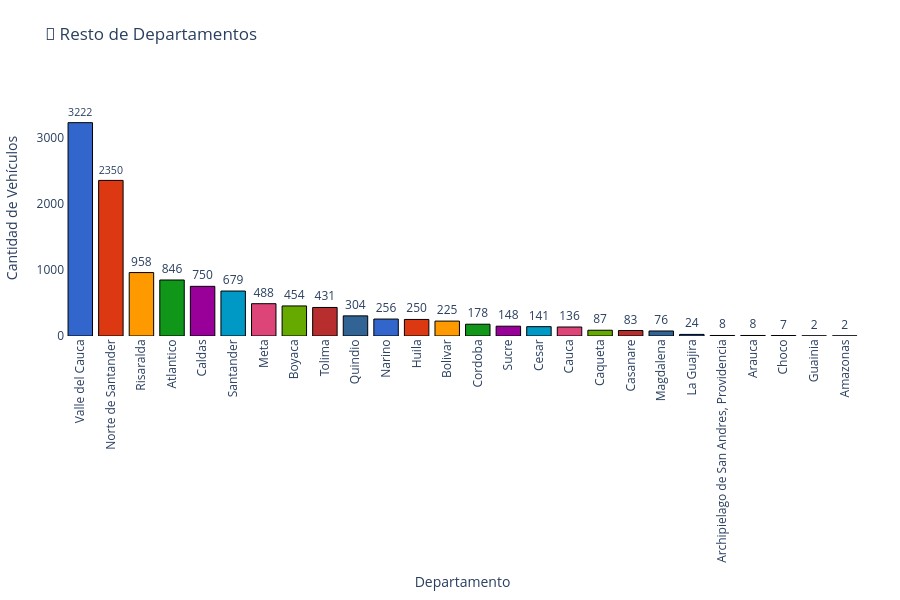

The notebook cell this image was saved under:
### Code cell
# 🚗 Gráfica dinámica: Resto de departamentos con vehículos
import plotly.express as px

if df is not None and not df.empty and "DEPARTAMENTO" in df.columns:
    # ✅ Contar vehículos por departamento
    departamento_counts = df["DEPARTAMENTO"].value_counts().reset_index()
    departamento_counts.columns = ["Departamento", "Cantidad"]

    # ✅ Separar el resto (excluyendo el Top 3)
    resto = departamento_counts.iloc[3:]

    print("🚗 Creando gráfica del resto de departamentos...")

    # ✅ Crear gráfica de barras dinámica
    fig_resto = px.bar(
        resto,
        x="Departamento",
        y="Cantidad",
        title="🚗 Resto de Departamentos",
        labels={"Departamento": "Departamento", "Cantidad": "Cantidad de Vehículos"},
        text="Cantidad",
        color="Departamento",
        color_discrete_sequence=px.colors.qualitative.G10  # Paleta coherente
    )

    # ✅ Personalización visual
    fig_resto.update_traces(
        texttemplate="%{text}",
        textposition="outside",
        marker=dict(line=dict(color="black", width=1))
    )

    fig_resto.update_layout(
        height=600,
        yaxis_range=[0, resto["Cantidad"].max() * 1.2],
        xaxis_tickangle=-90,
        showlegend=False,
        plot_bgcolor="white",
        margin=dict(l=40, r=40, t=80, b=150)
    )

    fig_resto.show()

else:
    print("❌ No hay datos disponibles o falta la columna 'DEPARTAMENTO' para crear la gráfica.")

### Figure 1 — Plotly figure (JSON) as saved in the notebook; plotly's stock layout.template omitted (floating-point values rounded to 4 significant figures)
{"data": [{"hovertemplate": "Departamento=%{x}<br>Cantidad de Vehículos=%{text}<extra></extra>", "legendgroup": "Valle del Cauca", "marker": {"color": "#3366CC", "line": {"color": "black", "width": 1}, "pattern": {"shape": ""}}, "name": "Valle del Cauca", "orientation": "v", "showlegend": true, "text": [3222.0], "textposition": "outside", "texttemplate": "%{text}", "type": "bar", "x": ["Valle del Cauca"], "xaxis": "x", "y": [3222], "yaxis": "y"}, {"hovertemplate": "Departamento=%{x}<br>Cantidad de Vehículos=%{text}<extra></extra>", "legendgroup": "Norte de Santander", "marker": {"color": "#DC3912", "line": {"color": "black", "width": 1}, "pattern": {"shape": ""}}, "name": "Norte de Santander", "orientation": "v", "showlegend": true, "text": [2350.0], "textposition": "outside", "texttemplate": "%{text}", "type": "bar", "x": ["Norte de Santander"], "xaxis": "x", "y": [2350], "yaxis": "y"}, {"hovertemplate": "Departamento=%{x}<br>Cantidad de Vehículos=%{text}<extra></extra>", "legendgroup": "Risaralda", "marker": {"color": "#FF9900", "line": {"color": "black", "width": 1}, "pattern": {"shape": ""}}, "name": "Risaralda", "orientation": "v", "showlegend": true, "text": [958.0], "textposition": "outside", "texttemplate": "%{text}", "type": "bar", "x": ["Risaralda"], "xaxis": "x", "y": [958], "yaxis": "y"}, {"hovertemplate": "Departamento=%{x}<br>Cantidad de Vehículos=%{text}<extra></extra>", "legendgroup": "Atlantico", "marker": {"color": "#109618", "line": {"color": "black", "width": 1}, "pattern": {"shape": ""}}, "name": "Atlantico", "orientation": "v", "showlegend": true, "text": [846.0], "textposition": "outside", "texttemplate": "%{text}", "type": "bar", "x": ["Atlantico"], "xaxis": "x", "y": [846], "yaxis": "y"}, {"hovertemplate": "Departamento=%{x}<br>Cantidad de Vehículos=%{text}<extra></extra>", "legendgroup": "Caldas", "marker": {"color": "#990099", "line": {"color": "black", "width": 1}, "pattern": {"shape": ""}}, "name": "Caldas", "orientation": "v", "showlegend": true, "text": [750.0], "textposition": "outside", "texttemplate": "%{text}", "type": "bar", "x": ["Caldas"], "xaxis": "x", "y": [750], "yaxis": "y"}, {"hovertemplate": "Departamento=%{x}<br>Cantidad de Vehículos=%{text}<extra></extra>", "legendgroup": "Santander", "marker": {"color": "#0099C6", "line": {"color": "black", "width": 1}, "pattern": {"shape": ""}}, "name": "Santander", "orientation": "v", "showlegend": true, "text": [679.0], "textposition": "outside", "texttemplate": "%{text}", "type": "bar", "x": ["Santander"], "xaxis": "x", "y": [679], "yaxis": "y"}, {"hovertemplate": "Departamento=%{x}<br>Cantidad de Vehículos=%{text}<extra></extra>", "legendgroup": "Meta", "marker": {"color": "#DD4477", "line": {"color": "black", "width": 1}, "pattern": {"shape": ""}}, "name": "Meta", "orientation": "v", "showlegend": true, "text": [488.0], "textposition": "outside", "texttemplate": "%{text}", "type": "bar", "x": ["Meta"], "xaxis": "x", "y": [488], "yaxis": "y"}, {"hovertemplate": "Departamento=%{x}<br>Cantidad de Vehículos=%{text}<extra></extra>", "legendgroup": "Boyaca", "marker": {"color": "#66AA00", "line": {"color": "black", "width": 1}, "pattern": {"shape": ""}}, "name": "Boyaca", "orientation": "v", "showlegend": true, "text": [454.0], "textposition": "outside", "texttemplate": "%{text}", "type": "bar", "x": ["Boyaca"], "xaxis": "x", "y": [454], "yaxis": "y"}, {"hovertemplate": "Departamento=%{x}<br>Cantidad de Vehículos=%{text}<extra></extra>", "legendgroup": "Tolima", "marker": {"color": "#B82E2E", "line": {"color": "black", "width": 1}, "pattern": {"shape": ""}}, "name": "Tolima", "orientation": "v", "showlegend": true, "text": [431.0], "textposition": "outside", "texttemplate": "%{text}", "type": "bar", "x": ["Tolima"], "xaxis": "x", "y": [431], "yaxis": "y"}, {"hovertemplate": "Departamento=%{x}<br>Cantidad de Vehículos=%{text}<extra></extra>", "legendgroup": "Quindio", "marker": {"color": "#316395", "line": {"color": "black", "width": 1}, "pattern": {"shape": ""}}, "name": "Quindio", "orientation": "v", "showlegend": true, "text": [304.0], "textposition": "outside", "texttemplate": "%{text}", "type": "bar", "x": ["Quindio"], "xaxis": "x", "y": [304], "yaxis": "y"}, {"hovertemplate": "Departamento=%{x}<br>Cantidad de Vehículos=%{text}<extra></extra>", "legendgroup": "Narino", "marker": {"color": "#3366CC", "line": {"color": "black", "width": 1}, "pattern": {"shape": ""}}, "name": "Narino", "orientation": "v", "showlegend": true, "text": [256.0], "textposition": "outside", "texttemplate": "%{text}", "type": "bar", "x": ["Narino"], "xaxis": "x", "y": [256], "yaxis": "y"}, {"hovertemplate": "Departamento=%{x}<br>Cantidad de Vehículos=%{text}<extra></extra>", "legendgroup": "Huila", "marker": {"color": "#DC3912", "line": {"color": "black", "width": 1}, "pattern": {"shape": ""}}, "name": "Huila", "orientation": "v", "showlegend": true, "text": [250.0], "textposition": "outside", "texttemplate": "%{text}", "type": "bar", "x": ["Huila"], "xaxis": "x", "y": [250], "yaxis": "y"}, {"hovertemplate": "Departamento=%{x}<br>Cantidad de Vehículos=%{text}<extra></extra>", "legendgroup": "Bolivar", "marker": {"color": "#FF9900", "line": {"color": "black", "width": 1}, "pattern": {"shape": ""}}, "name": "Bolivar", "orientation": "v", "showlegend": true, "text": [225.0], "textposition": "outside", "texttemplate": "%{text}", "type": "bar", "x": ["Bolivar"], "xaxis": "x", "y": [225], "yaxis": "y"}, {"hovertemplate": "Departamento=%{x}<br>Cantidad de Vehículos=%{text}<extra></extra>", "legendgroup": "Cordoba", "marker": {"color": "#109618", "line": {"color": "black", "width": 1}, "pattern": {"shape": ""}}, "name": "Cordoba", "orientation": "v", "showlegend": true, "text": [178.0], "textposition": "outside", "texttemplate": "%{text}", "type": "bar", "x": ["Cordoba"], "xaxis": "x", "y": [178], "yaxis": "y"}, {"hovertemplate": "Departamento=%{x}<br>Cantidad de Vehículos=%{text}<extra></extra>", "legendgroup": "Sucre", "marker": {"color": "#990099", "line": {"color": "black", "width": 1}, "pattern": {"shape": ""}}, "name": "Sucre", "orientation": "v", "showlegend": true, "text": [148.0], "textposition": "outside", "texttemplate": "%{text}", "type": "bar", "x": ["Sucre"], "xaxis": "x", "y": [148], "yaxis": "y"}, {"hovertemplate": "Departamento=%{x}<br>Cantidad de Vehículos=%{text}<extra></extra>", "legendgroup": "Cesar", "marker": {"color": "#0099C6", "line": {"color": "black", "width": 1}, "pattern": {"shape": ""}}, "name": "Cesar", "orientation": "v", "showlegend": true, "text": [141.0], "textposition": "outside", "texttemplate": "%{text}", "type": "bar", "x": ["Cesar"], "xaxis": "x", "y": [141], "yaxis": "y"}, {"hovertemplate": "Departamento=%{x}<br>Cantidad de Vehículos=%{text}<extra></extra>", "legendgroup": "Cauca", "marker": {"color": "#DD4477", "line": {"color": "black", "width": 1}, "pattern": {"shape": ""}}, "name": "Cauca", "orientation": "v", "showlegend": true, "text": [136.0], "textposition": "outside", "texttemplate": "%{text}", "type": "bar", "x": ["Cauca"], "xaxis": "x", "y": [136], "yaxis": "y"}, {"hovertemplate": "Departamento=%{x}<br>Cantidad de Vehículos=%{text}<extra></extra>", "legendgroup": "Caqueta", "marker": {"color": "#66AA00", "line": {"color": "black", "width": 1}, "pattern": {"shape": ""}}, "name": "Caqueta", "orientation": "v", "showlegend": true, "text": [87.0], "textposition": "outside", "texttemplate": "%{text}", "type": "bar", "x": ["Caqueta"], "xaxis": "x", "y": [87], "yaxis": "y"}, {"hovertemplate": "Departamento=%{x}<br>Cantidad de Vehículos=%{text}<extra></extra>", "legendgroup": "Casanare", "marker": {"color": "#B82E2E", "line": {"color": "black", "width": 1}, "pattern": {"shape": ""}}, "name": "Casanare", "orientation": "v", "showlegend": true, "text": [83.0], "textposition": "outside", "texttemplate": "%{text}", "type": "bar", "x": ["Casanare"], "xaxis": "x", "y": [83], "yaxis": "y"}, {"hovertemplate": "Departamento=%{x}<br>Cantidad de Vehículos=%{text}<extra></extra>", "legendgroup": "Magdalena", "marker": {"color": "#316395", "line": {"color": "black", "width": 1}, "pattern": {"shape": ""}}, "name": "Magdalena", "orientation": "v", "showlegend": true, "text": [76.0], "textposition": "outside", "texttemplate": "%{text}", "type": "bar", "x": ["Magdalena"], "xaxis": "x", "y": [76], "yaxis": "y"}, {"hovertemplate": "Departamento=%{x}<br>Cantidad de Vehículos=%{text}<extra></extra>", "legendgroup": "La Guajira", "marker": {"color": "#3366CC", "line": {"color": "black", "width": 1}, "pattern": {"shape": ""}}, "name": "La Guajira", "orientation": "v", "showlegend": true, "text": [24.0], "textposition": "outside", "texttemplate": "%{text}", "type": "bar", "x": ["La Guajira"], "xaxis": "x", "y": [24], "yaxis": "y"}, {"hovertemplate": "Departamento=%{x}<br>Cantidad de Vehículos=%{text}<extra></extra>", "legendgroup": "Archipielago de San Andres, Providencia", "marker": {"color": "#DC3912", "line": {"color": "black", "width": 1}, "pattern": {"shape": ""}}, "name": "Archipielago de San Andres, Providencia", "orientation": "v", "showlegend": true, "text": [8.0], "textposition": "outside", "texttemplate": "%{text}", "type": "bar", "x": ["Archipielago de San Andres, Providencia"], "xaxis": "x", "y": [8], "yaxis": "y"}, {"hovertemplate": "Departamento=%{x}<br>Cantidad de Vehículos=%{text}<extra></extra>", "legendgroup": "Arauca", "marker": {"color": "#FF9900", "line": {"color": "black", "width": 1}, "pattern": {"shape": ""}}, "name": "Arauca", "orientation": "v", "showlegend": true, "text": [8.0], "textposition": "outside", "texttemplate": "%{text}", "type": "bar", "x": ["Arauca"], "xaxis": "x", "y": [8], "yaxis": "y"}, {"hovertemplate": "Departamento=%{x}<br>Cantidad de Vehículos=%{text}<extra></extra>", "legendgroup": "Choco", "marker": {"color": "#109618", "line": {"color": "black", "width": 1}, "pattern": {"shape": ""}}, "name": "Choco", "orientation": "v", "showlegend": true, "text": [7.0], "textposition": "outside", "texttemplate": "%{text}", "type": "bar", "x": ["Choco"], "xaxis": "x", "y": [7], "yaxis": "y"}, {"hovertemplate": "Departamento=%{x}<br>Cantidad de Vehículos=%{text}<extra></extra>", "legendgroup": "Guainia", "marker": {"color": "#990099", "line": {"color": "black", "width": 1}, "pattern": {"shape": ""}}, "name": "Guainia", "orientation": "v", "showlegend": true, "text": [2.0], "textposition": "outside", "texttemplate": "%{text}", "type": "bar", "x": ["Guainia"], "xaxis": "x", "y": [2], "yaxis": "y"}, {"hovertemplate": "Departamento=%{x}<br>Cantidad de Vehículos=%{text}<extra></extra>", "legendgroup": "Amazonas", "marker": {"color": "#0099C6", "line": {"color": "black", "width": 1}, "pattern": {"shape": ""}}, "name": "Amazonas", "orientation": "v", "showlegend": true, "text": [2.0], "textposition": "outside", "texttemplate": "%{text}", "type": "bar", "x": ["Amazonas"], "xaxis": "x", "y": [2], "yaxis": "y"}], "layout": {"barmode": "relative", "height": 600, "legend": {"title": {"text": "Departamento"}, "tracegroupgap": 0}, "margin": {"b": 150, "l": 40, "r": 40, "t": 80}, "plot_bgcolor": "white", "showlegend": false, "title": {"text": "🚗 Resto de Departamentos"}, "xaxis": {"anchor": "y", "categoryarray": ["Valle del Cauca", "Norte de Santander", "Risaralda", "Atlantico", "Caldas", "Santander", "Meta", "Boyaca", "Tolima", "Quindio", "Narino", "Huila", "Bolivar", "Cordoba", "Sucre", "Cesar", "Cauca", "Caqueta", "Casanare", "Magdalena", "La Guajira", "Archipielago de San Andres, Providencia", "Arauca", "Choco", "Guainia", "Amazonas"], "categoryorder": "array", "domain": [0, 1], "tickangle": -90, "title": {"text": "Departamento"}}, "yaxis": {"anchor": "x", "domain": [0, 1], "range": [0, 3866.0], "title": {"text": "Cantidad de Vehículos"}}}}
